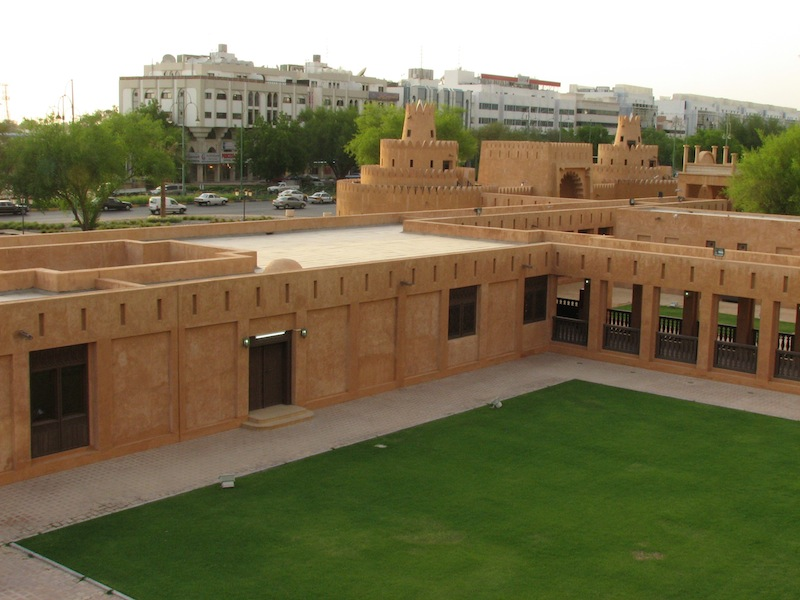
//> input picture Resource/Image1.jpg, 800 x 600 px, given in place of shelf2.jpg, which was not available
$ ./TestOP   (built with g++ and OpenCV 4)
//> lines starting //> are read from the running program, lines starting //| are printed output that depends on the picture; pictures that were not available may be replaced by others from this repository, and a replacement may not be noted

#include <iostream>
#include <opencv2/opencv.hpp>

cv::Mat TemplateMatch(const cv::Mat& img, const cv::Mat& tmpl) {
	cv::Mat result;
	//int method = cv::TM_SQDIFF;
	//int method = cv::TM_SQDIFF_NORMED;
	//int method = cv::TM_CCORR;
	int method = cv::TM_CCORR_NORMED;
	// [4 lines of commented-out code are left out]
	cv::matchTemplate(img, tmpl, result, method);
	return result;
}


cv::Point FFTMatch(const cv::Mat& img, const cv::Mat& tmpl) {
	cv::Mat F, H;

	cv::Mat img32f;
	img.convertTo(img32f, CV_32FC1);
	cv::dft(img32f, H, cv::DFT_COMPLEX_OUTPUT);

	//cv::Mat tmp;
	//cv::dft(H, tmp, cv::DFT_INVERSE | cv::DFT_SCALE);

	cv::Mat tmpl32f;
	tmpl.convertTo(tmpl32f, CV_32FC1);
	cv::dft(tmpl32f, F, cv::DFT_COMPLEX_OUTPUT);

	cv::Mat G;
	cv::mulSpectrums(H, F, G, 0, true);

	cv::Mat result;
	cv::idft(G, result, cv::DFT_REAL_OUTPUT);

	cv::Mat mag = result.clone();
	int cx = mag.cols / 2;
    int cy = mag.rows/2;

    // rearrange the quadrants of Fourier image
    // so that the origin is at the image center
    cv::Mat tmp;
    cv::Mat q0(mag, cv::Rect(0, 0, cx, cy));
    cv::Mat q1(mag, cv::Rect(cx, 0, cx, cy));
    cv::Mat q2(mag, cv::Rect(0, cy, cx, cy));
    cv::Mat q3(mag, cv::Rect(cx, cy, cx, cy));

    q0.copyTo(tmp);
    q3.copyTo(q0);
    tmp.copyTo(q3);

    q1.copyTo(tmp);
    q2.copyTo(q1);
    tmp.copyTo(q2);

	cv::Point maxLoc;
	double maxVal;
	minMaxLoc(mag, NULL, &maxVal, NULL, &maxLoc);

	cv::Point center(cx, cy);
	cv::Point shift = center - maxLoc;

	return shift;
}

using namespace cv;
void TestDFT(const cv::Mat &I) {
	Mat padded;                            //expand input image to optimal size
	int m = getOptimalDFTSize(I.rows);
	int n = getOptimalDFTSize(I.cols); // on the border add zero values
	copyMakeBorder(I, padded, 0, m - I.rows, 0, n - I.cols, BORDER_CONSTANT, Scalar::all(0));
	Mat planes[] = { Mat_<float>(padded), Mat::zeros(padded.size(), CV_32F) };
	Mat complexI;
	merge(planes, 2, complexI);         // Add to the expanded another plane with zeros
	dft(complexI, complexI);            // this way the result may fit in the source matrix
	// compute the magnitude and switch to logarithmic scale
	// => log(1 + sqrt(Re(DFT(I))^2 + Im(DFT(I))^2))
	split(complexI, planes);                   // planes[0] = Re(DFT(I), planes[1] = Im(DFT(I))
	magnitude(planes[0], planes[1], planes[0]);// planes[0] = magnitude
	Mat magI = planes[0];
	magI += Scalar::all(1);                    // switch to logarithmic scale
	log(magI, magI);
	// crop the spectrum, if it has an odd number of rows or columns
	magI = magI(Rect(0, 0, magI.cols & -2, magI.rows & -2));
	// rearrange the quadrants of Fourier image  so that the origin is at the image center
	int cx = magI.cols / 2;
	int cy = magI.rows / 2;
	Mat q0(magI, Rect(0, 0, cx, cy));   // Top-Left - Create a ROI per quadrant
	Mat q1(magI, Rect(cx, 0, cx, cy));  // Top-Right
	Mat q2(magI, Rect(0, cy, cx, cy));  // Bottom-Left
	Mat q3(magI, Rect(cx, cy, cx, cy)); // Bottom-Right
	Mat tmp;                           // swap quadrants (Top-Left with Bottom-Right)
	q0.copyTo(tmp);
	q3.copyTo(q0);
	tmp.copyTo(q3);
	q1.copyTo(tmp);                    // swap quadrant (Top-Right with Bottom-Left)
	q2.copyTo(q1);
	tmp.copyTo(q2);
	normalize(magI, magI, 0, 1, NORM_MINMAX); // Transform the matrix with float values into a
											// viewable image form (float between values 0 and 1).
	imshow("Input Image", I);    // Show the result
	imshow("spectrum magnitude", magI);
	waitKey();
}


int main(int argc, char* argv[]) {
	// load as gray
	//cv::Mat templateImg = cv::imread("template2.jpg", cv::IMREAD_GRAYSCALE);
	cv::Mat templateImg = cv::imread("shelf2.jpg", cv::IMREAD_GRAYSCALE);
//> templateImg: 600 rows x 800 cols, CV_8UC1; min 0, max 255, mean 114.6
	//cv::Mat templateImg = cv::imread("shelf3.jpg", cv::IMREAD_GRAYSCALE);
	cv::Mat tmpl32f;
	templateImg.convertTo(tmpl32f, CV_32FC1);

	cv::Mat img = cv::imread("shelf.jpg", cv::IMREAD_GRAYSCALE);
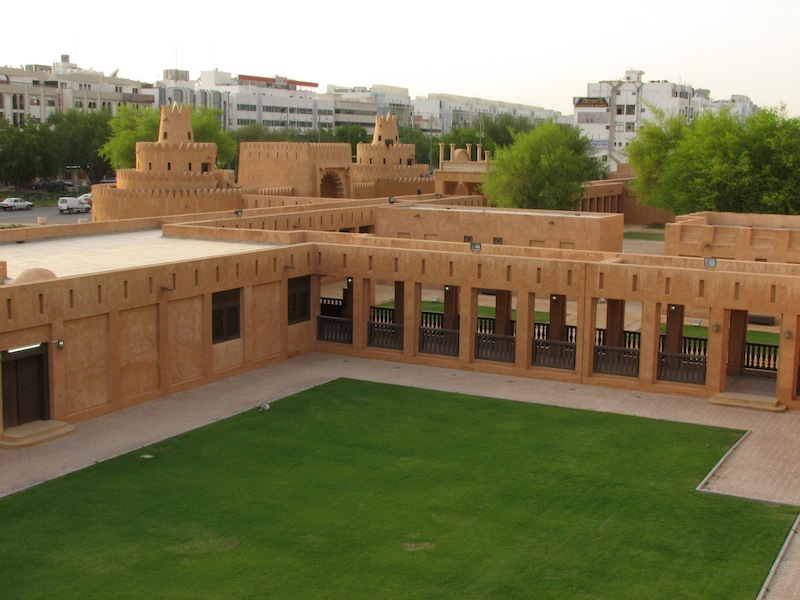
//> input picture Resource/Image2.jpg, 800 x 600 px, given in place of shelf.jpg, which was not available
//> img: 600 rows x 800 cols, CV_8UC1; min 0, max 255, mean 117.6
	cv::Mat img32f;
	img.convertTo(img32f, CV_32FC1);

	cv::Mat textNImg = cv::imread("imageTextN.png", cv::IMREAD_GRAYSCALE);
	cv::Mat textRImg = cv::imread("imageTextR.png", cv::IMREAD_GRAYSCALE);
	TestDFT(textNImg);
//> in TestDFT, `Mat planes[] = { Mat_<float>(padded), Mat::zeros(padded.size(), CV_32F..`: planes[1]: 600 rows x 800 cols, CV_32FC1; every value is 0
//> in TestDFT, `Mat q3(magI, Rect(cx, cy, cx, cy));`:
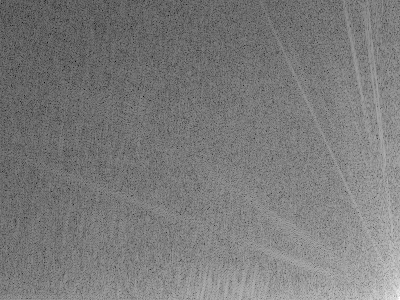
//> q3: 300 rows x 400 cols, CV_32FC1; min 1.37, max 14.74, mean 7.83; drawn with min black and max white
//> in TestDFT, `tmp.copyTo(q2);`:
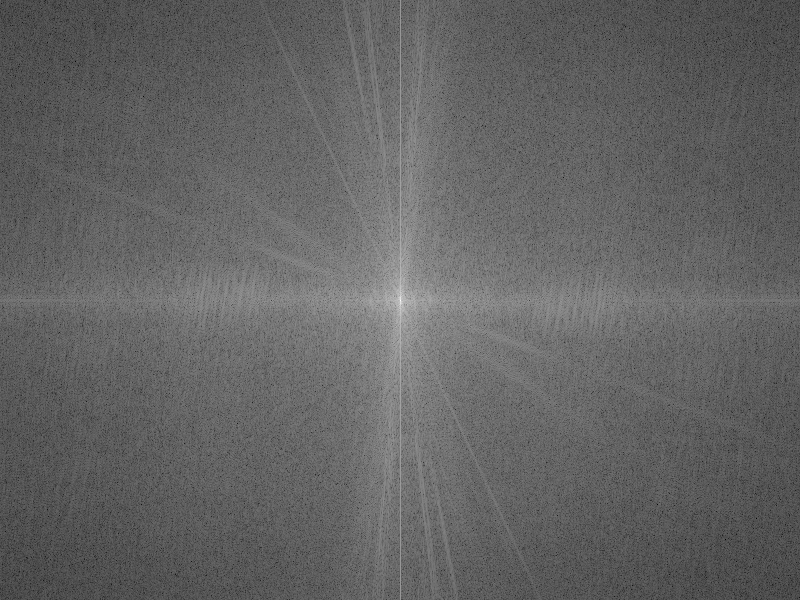
//> magI: 600 rows x 800 cols, CV_32FC1; min 1.37, max 17.85, mean 7.82; drawn with min black and max white
	TestDFT(textRImg);

	// [8 lines of commented-out code are left out]

	cv::Point shift = FFTMatch(img, templateImg);
//> in FFTMatch, `cv::idft(G, result, cv::DFT_REAL_OUTPUT);`:
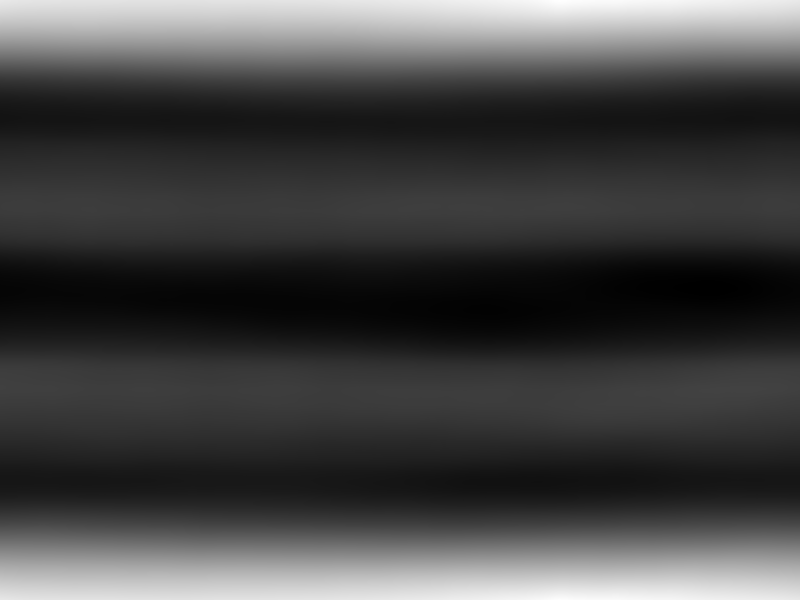
//> result: 600 rows x 800 cols, CV_32FC1; min 2.78e+15, max 4e+15, mean 3.11e+15; drawn with min black and max white
//> in FFTMatch, `cv::Mat q0(mag, cv::Rect(0, 0, cx, cy));`:
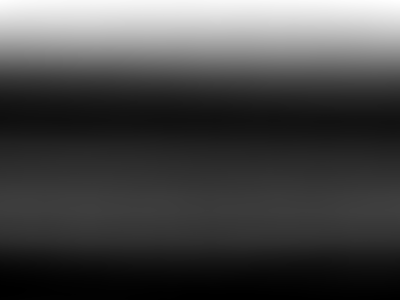
//> q0: 300 rows x 400 cols, CV_32FC1; min 2.8e+15, max 3.9e+15, mean 3.11e+15; drawn with min black and max white
//> in FFTMatch, `cv::Mat q2(mag, cv::Rect(0, cy, cx, cy));`:
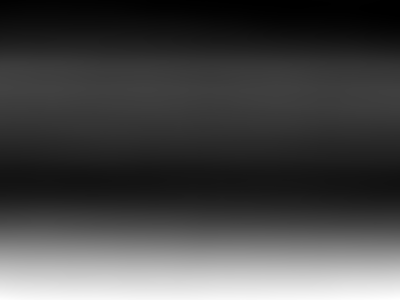
//> q2: 300 rows x 400 cols, CV_32FC1; min 2.8e+15, max 3.89e+15, mean 3.1e+15; drawn with min black and max white
//> in FFTMatch, `tmp.copyTo(q2);`:
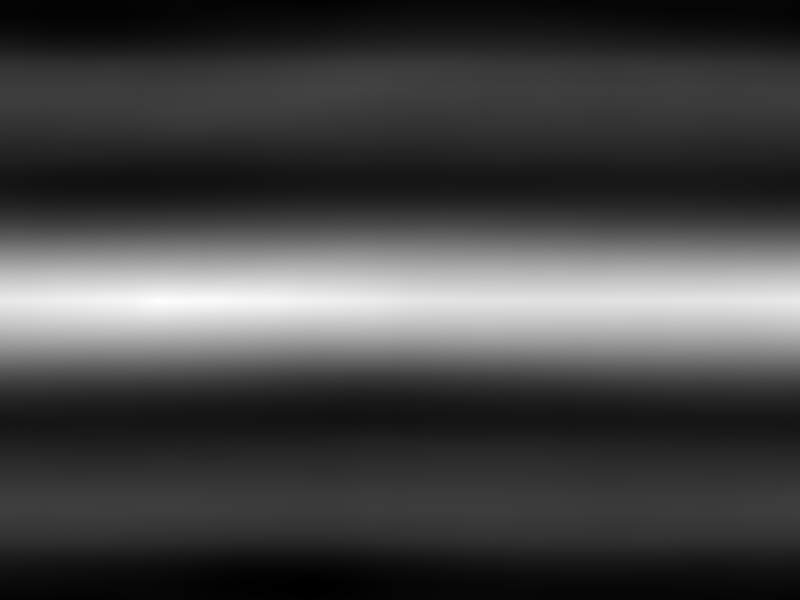
//> mag: 600 rows x 800 cols, CV_32FC1; min 2.78e+15, max 4e+15, mean 3.11e+15; drawn with min black and max white
//> in FFTMatch, `minMaxLoc(mag, NULL, &maxVal, NULL, &maxLoc);`: maxVal = 4e+15; maxLoc = Point(159, 300)
//> in FFTMatch, `cv::Point shift = center - maxLoc;`: shift = Point(241, 0)
//> shift = Point(241, 0)
	std::cout << "fftMatch shift:" << shift << std::endl;
//| fftMatch shift:[241, 0]
	cv::Point shift2 = cv::phaseCorrelate(img32f, tmpl32f);
//> shift2 = Point(242, -1)
	std::cout << "shift:" << shift2 << std::endl;
//| shift:[242, -1]

	return 0;
}
